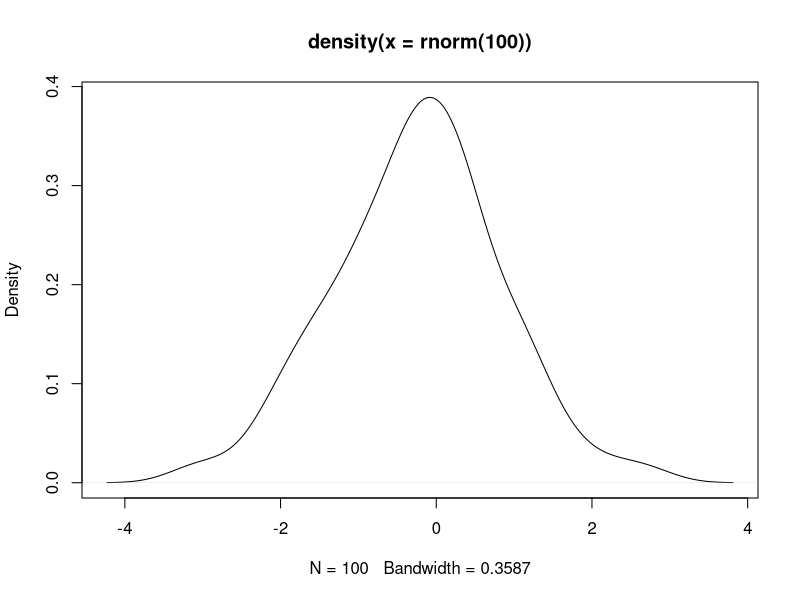

Reproduce this figure in R. (Note: this script raises an error after producing the figure.)
## ---- chunk 1
1+1
pi
rnorm(100)
plot(density(rnorm(100)))
## ---- chunk 2
setwd("~/projects/intro_r/")
#data_sh = read.table("data/seahorse_dataset2.csv", sep=";", header=TRUE, dec=".")
data_sh = read.table("data/sp_exp_grp.csv", sep=" ", header=TRUE, dec=".")
# data_sh = read.table("http://...data/sp_exp_grp.csv", sep=" ", header=TRUE, dec=".")
head(data_sh)
tail(data_sh)
dim(data_sh)
summary(data_sh)

data_sh[1,]
data_sh[,1]

## ---- chunk 3
foo <- 1
foo

bar = "a"
bar = 'a'
bar
# bar = a
a = 4
a
bar = a
bar 

"b" -> baz
baz

quz <<- baz
## ---- chunk 4
1
is.numeric(1)
0.5
is.numeric(0.5)
is.numeric("a")
foo = 1
is.numeric(foo)

a = as.integer(1)
is.integer(a)
as.integer(0.3)

"iab"
'toto'
is.numeric("a")
is.character("a")
is.character(1)
as.character(1)
as.numeric("a")

paste("a", "b", "b", sep="_")
paste("a", "b", "b", sep="")


TRUE
FALSE
T
F
T = 3
T
# TRUE = 3

is.numeric(TRUE)
as.numeric(TRUE)
as.numeric(FALSE)
as.logical(1)
as.logical(0)
as.logical(2)
as.logical(-2)
as.logical(-2.2)

is.logical("true")
is.character("true")
other_var = as.logical("true")
other_var


col_y = c("bleu", "bleu", "vert", "marron", "vert", "marron") 
col_y
as.numeric(col_y)


f = as.factor(col_y)
f
as.numeric(f)
c(f, 1)
c(f, "BLEU")
c(f, "bleu")
c(f, as.factor("vert"))
## ---- chunk 5
1:5
c(1,2,10)
c(1,"a",10)
c(TRUE,0)
v = rnorm(100)
v
v[c(5,18,39)]
v[98:100]

list(1,"a",10)
l = list(chr="8", tx_start=124330091, tx_end=124410705, gs="ATAD2", ref="hg19", strand="-")
l
c(tx_start=124330091, tx_end=124410705)

m = matrix(runif(120),nrow=20)
dim(m)
m
m[20,6]
m[19:20,5:6]
m[c(17,20),]
m[,c(1,2)]
m[,c(TRUE, FALSE, TRUE, FALSE, TRUE, FALSE)]


data = data.frame(size=rnorm(25)+175, gender=sample(c("M", "F"), 25, replace=TRUE))
data[1:5,]
head(data)
data$gender

data[1,2] = "m"
data[1,2]

data[data$gender=="M",]
data[data$gender=="M" & data$size > 170,]

factor(sample(c("10", "J", "Q", "K", "A"), 25, replace=TRUE))
factor(sample(c("10", "J", "Q", "K", "A"), 25, replace=TRUE), levels=c("10", "J", "Q", "K", "A"), ordered=TRUE)
## ---- chunk 6
v = 100:130
v
v[1]
v[-1]
rev(v)[1]
v[1:4]
# index by the rank
v[c(1, 4, 10, 15)]
# index by mask
col_y
col_y[c(TRUE,FALSE, TRUE, TRUE, FALSE, TRUE)]

## select a column
# by name
data_sh$id
# by rank
data_sh[,2]
data_sh[,2:6]
data_sh[,7:11]
(data_sh[,7:11]/data_sh[,2:6])
data_sh[,c(FALSE,TRUE,TRUE,TRUE,TRUE,TRUE,FALSE,FALSE, FALSE,FALSE,FALSE)]
## select a line
data_sh[1,]
# both
ctrl_j1 = data_sh[1:2,2:6]
case_j1 = data_sh[1:2,7:11]
# normalization
data_sh_norm_j1 = case_j1/ctrl_j1
data_sh_norm_j1

data_sh
for (i in 2:11) {
  if (i > 4) {
    print("It works!!")
    print(i)
  }
  print(mean(data_sh[,i], na.rm = TRUE))
}

a = 5
if (a > 4) {
  print("It works!!")
}

## ---- chunk 7
# dataset nutri
data_nutri = read.table("data/data_nutri.csv", sep=",", header=TRUE)
head(data_nutri)
tail(data_nutri)
# Correlation between taille and poids
plot(data_nutri$taille, data_nutri$poids, col=data_nutri$sexe)
# create index for categ.
idx_h = data_nutri$sexe == "Homme"
idx_f = data_nutri$sexe == "Femme"
# plot density of each categ.
plot(density(data_nutri$taille[idx_h]), col=2, xlim=range(data_nutri$taille))
lines(density(data_nutri$taille[idx_f]))
## ---- chunk 8
# test de Shapiro-Wilks
# H0: normality
# H1: non normality
# alhpa: 5%
norm_pop = rnorm(100)
plot(density(norm_pop))
shapiro.test(norm_pop)
# pval = 0.439 > alpha = 5% 
# on concerve H0 au risque beta à calculer... 
unif_pop = runif(100)
plot(density(unif_pop))
test = shapiro.test(unif_pop)
test$p.value
# pval = 0.0001 < alpha = 5%
# on rejette H0, on accepte H1 au risque de première espèce alpha = 5%

taille_h = data_nutri$taille[idx_h]
shapiro.test(taille_h)
# pval = 9.7% > alpha = 5%
# on concerve H0 au risque beta à calculer... beta contrôlé dans le cas de shapiro.test.

taille_f = data_nutri$taille[idx_f]
shapiro.test(taille_f)
# pval = 11% > alpha = 5%
# on concerve H0 au risque beta à calculer... beta contrôlé dans le cas de shapiro.test.


# Homoscedasticity
# H0: homoscedasticity
# H1: non homoscedasticity
# alpha: 5%

# egalité des variances
bartlett.test(
  rnorm(200, 0, 1), 
  c(rep("a", 100), rep("b", 100))
)
# pval > 5% donc je conserve H0 au rosque beta à calculer

# non egalité des variances
bartlett.test(
  c(rnorm(100, 0, 10), rnorm(100, 0, 1)), 
  c(rep("a", 100), rep("b", 100))
)
# pval < 5% donc je rejette H0 et j'accepte H1 au risque alpha de 5%.

bartlett.test(data_nutri$taille, data_nutri$sexe)
# pval = 16% donc je conserve H0 au seuil beta à calculer.


# Student test, t test, 
# H0: t_h == t_f
# H1: t_h != t_f
# alpha: 5%
t.test(taille_h, taille_f, conf.level = 0.95)
# pval = 2.2e-16 << 5% on rejette H0 et on accepte H1 au seuil alpha de 5%. 


# H0: t_h == t_f
# H1: t_h > t_f
# alpha: 5%
t.test(taille_h[1:10], taille_f[1:10], conf.level = 0.95, alternative="greater")
# pval = 2.2e-16 << 5% on rejette H0 et on accepte H1 au seuil alpha de 5%. 


# H0: t_h == t_f
# H1: t_h < t_f
# alpha: 5%
t.test(taille_h, taille_f, conf.level = 0.95, alternative="less")
# pval = 1 >> 5% on conserve H0 au risque beta, à calculer... 


## ---- chunk 9
# H0: t_h == t_f
# H1: t_h != t_f
# alpha: 5%
wilcox.test(taille_h[1:10], taille_f[1:10], alternative = "two.side") # Mann Withney
# pval = 0.0001 < alpha = 5% donc je rejette H0 et j'accepte H1 au seuil alpha de 5%


# H0: t_h == t_f
# H1: t_h > t_f
# alpha: 5%
test = wilcox.test(taille_h[1:10], taille_f[1:10], alternative = "greater") # Mann Withney
# pval = 0.00008 < alpha = 5% donc je rejette H0 et j'accepte H1 au seuil alpha de 5%



if (test$p.value < 0.001) {
label = paste(signif(test$p.value,2), "***")
} else if (test$p.value < 0.01) {
label = paste(signif(test$p.value,2), "**") 
} else if (test$p.value < 0.05) {
label = paste(signif(test$p.value,2), "*") 
} else {
label = signif(test$p.value,2)
}
plot(density(data_nutri$taille[idx_h]), col=2, xlim=range(data_nutri$taille))
lines(density(data_nutri$taille[idx_f]))
text(165,0.04, labels=label)

boxplot(data_nutri$taille~data_nutri$sex, las=2)
text(1.5,180, labels=label)

## ---- chunk 10
stat_obs = wilcox.test(unique(taille_h)[1:5], unique(taille_f)[1:5], alternative = "two.side")$statistic # Mann Withney
 
stat_rnds = sapply(1:10000, function(i) {  
  rnd_pop = sample(c(unique(taille_h)[1:5], unique(taille_f)[1:5]))
  stat_rnd = wilcox.test(rnd_pop[1:5], rnd_pop[6:10], alternative = "two.side")$statistic # Mann Withney
  return(stat_rnd)
})

pval_emp = (sum(stat_rnds > stat_obs) + 1)/length(stat_rnds)
print(pval_emp)

plot(density(stat_rnds))
abline(v=stat_obs)
## ---- chunk 11
x = c(1,2,3,4,5)
y = c(2,4,6,8,10)
length(x)
plot(x,y)

rnd = runif(100000)
dices = round(rnd * 6)
table(dices)
barplot(table(dices))
dices = floor(rnd * 6)
barplot(table(dices))
dices = ceiling(rnd * 6)
barplot(table(dices))
pie(table(dices))

mat_5_dices = matrix(dices,5)
dim(mat_5_dices)
mat_5_dices[,1:10]

sum_5_dices = apply(mat_5_dices, 2, sum)
table(sum_5_dices)
barplot(table(sum_5_dices))


prop.table(table(sum_5_dices))
prop.table(table(sum_5_dices))
sum(prop.table(table(sum_5_dices)))
## ---- chunk 12

hello_world = function(name="world") {
  ret = paste("Hello ", name, "!", sep="")
  return(ret)  
}

hello_world()
